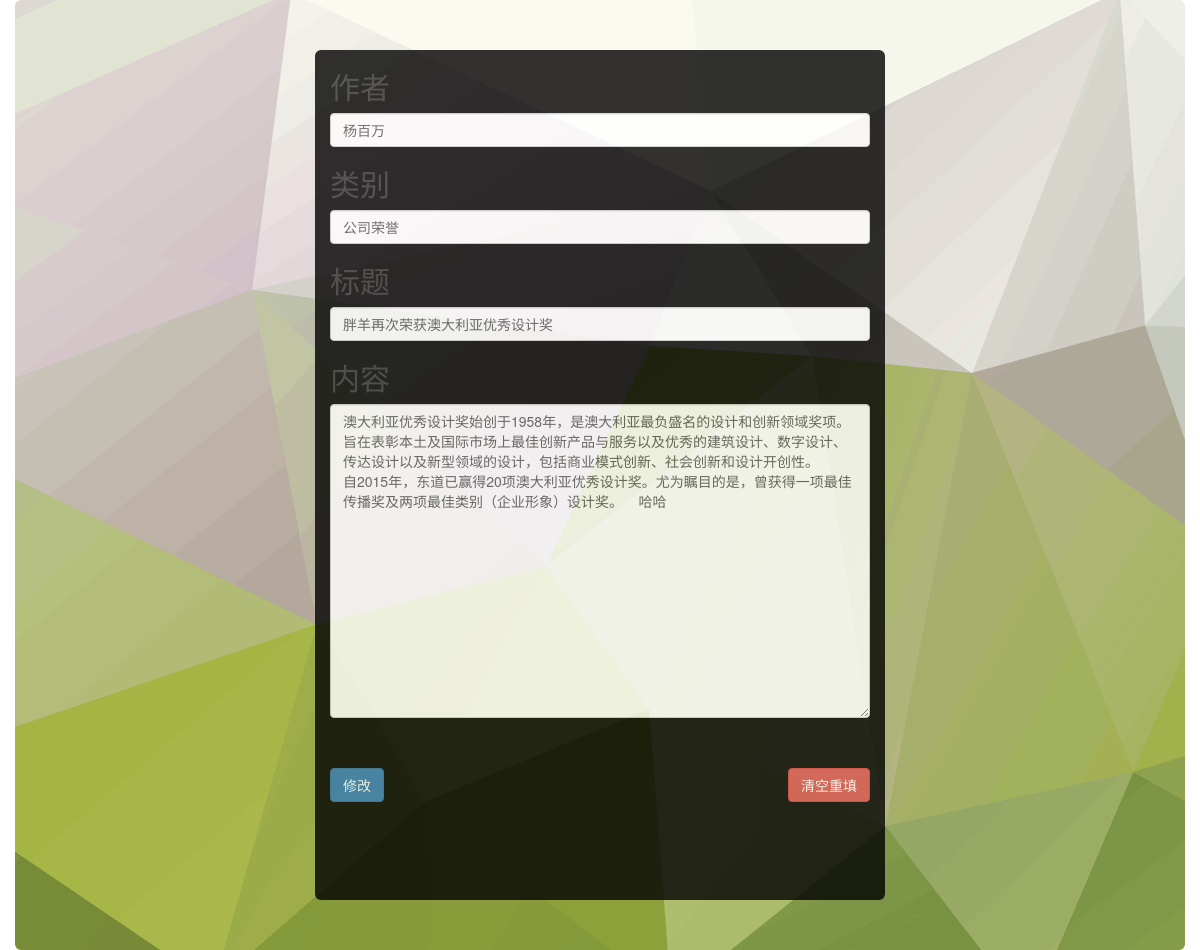
The app's page /admin/news/edit.php?id=1 with its own data.
### tables this page shows
CREATE TABLE `news` (
  `id` int(60) NOT NULL,
  `author` varchar(11) NOT NULL,
  `time` datetime NOT NULL,
  `sort` varchar(100) NOT NULL,
  `title` varchar(100) NOT NULL,
  `text` varchar(255) NOT NULL
);

### admin/include/function.php (called while the page is built, shortened)
<?php
	function query($link,$sql)
	{
		$result = mysqli_query($link,$sql);
		if($result){
			$list = mysqli_fetch_all($result,MYSQLI_ASSOC);
			return $list;
		}else{
			return false;
		}
	}
?>

### admin/news/edit.php (the view, shortened to what this page needs)
<?php
require'../init.php';
$id = $_GET['id'];
$sql = "select * from news where id=$id";
$user = query($link,$sql);
$u = $user[0];
?>
<!DOCTYPE html>
<html lang="zh-CN">
<head>
<link href="../public/css/bootstrap.min.css" rel="stylesheet">
<link rel="stylesheet" href="../public/css/add.css">
</head>
<body>
<div class="container edit-bg2 img-rounded">
    <div class="container news img-rounded">
        <form action="./action.php?a=edit" method="post">
            <div class="form-group">
                <h2>作者</h2>
                <input type="text" class="form-control" id="exampleInputEmail1" value="<?php echo $u['author']?>" name="author">
            </div>
            <div class="form-group">
                <h2>类别</h2>
                <input type="text" class="form-control" id="exampleInputPassword1" value="<?php echo $u['sort']?>" name="sort">
            </div>
            <div class="form-group">
                <h2>标题</h2>
                <input type="text" class="form-control" id="exampleInputName2" value="<?php echo $u['title']?>" name="title">
            </div>
            <div class="form-group">
                <h2>内容</h2>
                <textarea rows="15" cols="100"  class="form-control" id="text" name="text"><?php echo $u['text']?>
                </textarea>
            </div>
            <div  class="M">
                <button type="submit" class="btn btn-primary">修改</button>
                <button type="reset" class="btn btn-danger pull-right">清空重填</button>
            </div>
        </form>
    </div>
</div>
</body>
</html>

### admin/public/css/add.css (style rules this page uses)
.edit-bg2 { background:url(../images/bg5.png); height:950px; }
.news { margin-top:50px; width:50%; height:850px; background:#000; filter:alpha(opacity=80); -moz-opacity:0.8; -khtml-opacity:0.8; opacity:0.8; }
.M { margin-top:50px; }

### records on screen
news: author "杨百万", sort "公司荣誉", title "胖羊再次荣获澳大利亚优秀设计奖", text "澳大利亚优秀设计奖始创于1958年，是澳大利亚最负盛名的设计和创新领域奖项。旨在表彰本土及国际市场上最佳创新产品与服务以及优秀的建筑设计、数字设计、传达设计以及新型领域的设计，包括商业模式创新、社会创新和设计开创性。 自2015年，东道已赢得20项澳大利亚优秀设计奖。尤为瞩目的是，曾获得一项最佳传播奖及两项最佳类别（企业形象）设计奖。 哈哈"
